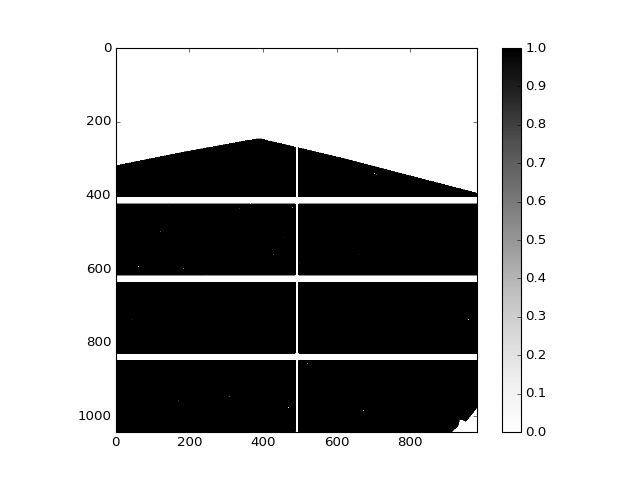

This figure's Python source:
import SAXS,json
from scipy import misc
import matplotlib.pyplot as plt
import numpy as np
conf=json.load(open('cal.json'))
img =SAXS.openmask(conf["Masks"][0]["MaskFile"])
img=img.astype(int)
plt.imshow(img,cmap='Greys')
plt.colorbar()
misc.imsave("mask.tif",img)
